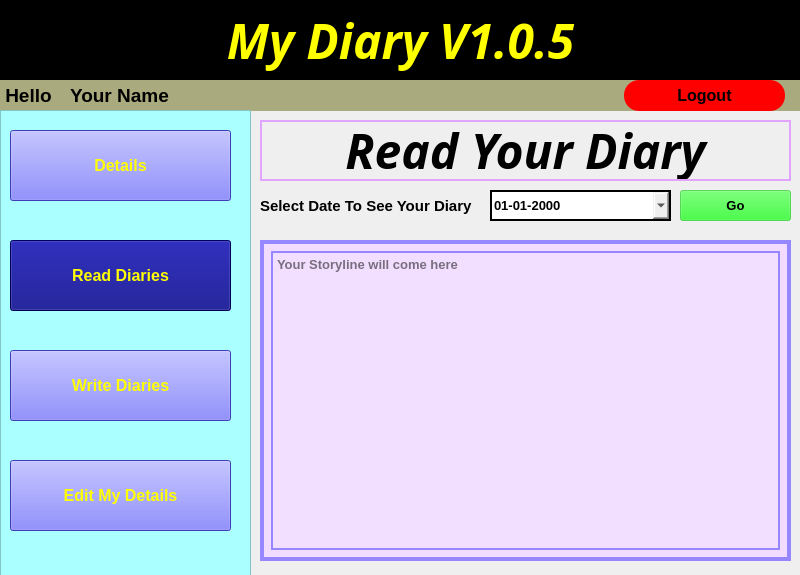
<?xml version="1.0" encoding="UTF-8"?>
<ui version="4.0">
 <class>MainWindow</class>
 <widget class="QMainWindow" name="MainWindow">
  <property name="geometry">
   <rect>
    <x>0</x>
    <y>0</y>
    <width>800</width>
    <height>575</height>
   </rect>
  </property>
  <property name="minimumSize">
   <size>
    <width>800</width>
    <height>575</height>
   </size>
  </property>
  <property name="maximumSize">
   <size>
    <width>800</width>
    <height>575</height>
   </size>
  </property>
  <property name="windowTitle">
   <string>MainWindow</string>
  </property>
  <widget class="QWidget" name="centralwidget">
   <widget class="QLabel" name="label">
    <property name="geometry">
     <rect>
      <x>0</x>
      <y>0</y>
      <width>801</width>
      <height>81</height>
     </rect>
    </property>
    <property name="font">
     <font>
      <family>Segoe UI Semibold</family>
      <pointsize>36</pointsize>
      <weight>75</weight>
      <italic>true</italic>
      <bold>true</bold>
     </font>
    </property>
    <property name="styleSheet">
     <string notr="true">color: rgb(255, 255, 0);
background-color: rgb(0, 0, 0);</string>
    </property>
    <property name="text">
     <string>My Diary V1.0.5</string>
    </property>
    <property name="alignment">
     <set>Qt::AlignCenter</set>
    </property>
   </widget>
   <widget class="QLabel" name="label_2">
    <property name="geometry">
     <rect>
      <x>0</x>
      <y>80</y>
      <width>801</width>
      <height>31</height>
     </rect>
    </property>
    <property name="font">
     <font>
      <pointsize>14</pointsize>
      <weight>75</weight>
      <bold>true</bold>
     </font>
    </property>
    <property name="styleSheet">
     <string notr="true">background-color: rgb(170, 170, 127);</string>
    </property>
    <property name="text">
     <string> Hello</string>
    </property>
   </widget>
   <widget class="QLabel" name="label_3">
    <property name="geometry">
     <rect>
      <x>70</x>
      <y>80</y>
      <width>541</width>
      <height>31</height>
     </rect>
    </property>
    <property name="font">
     <font>
      <pointsize>14</pointsize>
      <weight>75</weight>
      <bold>true</bold>
     </font>
    </property>
    <property name="text">
     <string>Your Name</string>
    </property>
   </widget>
   <widget class="QPushButton" name="pushButton">
    <property name="geometry">
     <rect>
      <x>624</x>
      <y>80</y>
      <width>161</width>
      <height>31</height>
     </rect>
    </property>
    <property name="font">
     <font>
      <pointsize>12</pointsize>
      <weight>75</weight>
      <bold>true</bold>
     </font>
    </property>
    <property name="styleSheet">
     <string notr="true">background-color: rgb(255, 0, 0);
border-radius: 15px;</string>
    </property>
    <property name="text">
     <string>Logout</string>
    </property>
   </widget>
   <widget class="QFrame" name="frame">
    <property name="geometry">
     <rect>
      <x>0</x>
      <y>110</y>
      <width>251</width>
      <height>491</height>
     </rect>
    </property>
    <property name="styleSheet">
     <string notr="true">background-color: rgb(170, 255, 255);</string>
    </property>
    <property name="frameShape">
     <enum>QFrame::StyledPanel</enum>
    </property>
    <property name="frameShadow">
     <enum>QFrame::Raised</enum>
    </property>
    <widget class="QPushButton" name="pushButton_2">
     <property name="geometry">
      <rect>
       <x>10</x>
       <y>20</y>
       <width>221</width>
       <height>71</height>
      </rect>
     </property>
     <property name="font">
      <font>
       <pointsize>12</pointsize>
       <weight>75</weight>
       <bold>true</bold>
      </font>
     </property>
     <property name="styleSheet">
      <string notr="true">background-color: rgb(85, 85, 255);
color: rgb(255, 255, 0);</string>
     </property>
     <property name="text">
      <string>Details</string>
     </property>
    </widget>
    <widget class="QPushButton" name="pushButton_3">
     <property name="geometry">
      <rect>
       <x>10</x>
       <y>130</y>
       <width>221</width>
       <height>71</height>
      </rect>
     </property>
     <property name="font">
      <font>
       <pointsize>12</pointsize>
       <weight>75</weight>
       <bold>true</bold>
      </font>
     </property>
     <property name="styleSheet">
      <string notr="true">background-color: rgb(0, 0, 127);
color: rgb(255, 255, 0);</string>
     </property>
     <property name="text">
      <string>Read Diaries</string>
     </property>
    </widget>
    <widget class="QPushButton" name="pushButton_4">
     <property name="geometry">
      <rect>
       <x>10</x>
       <y>240</y>
       <width>221</width>
       <height>71</height>
      </rect>
     </property>
     <property name="font">
      <font>
       <pointsize>12</pointsize>
       <weight>75</weight>
       <bold>true</bold>
      </font>
     </property>
     <property name="styleSheet">
      <string notr="true">background-color: rgb(85, 85, 255);
color: rgb(255, 255, 0);</string>
     </property>
     <property name="text">
      <string>Write Diaries</string>
     </property>
    </widget>
    <widget class="QPushButton" name="pushButton_5">
     <property name="geometry">
      <rect>
       <x>10</x>
       <y>350</y>
       <width>221</width>
       <height>71</height>
      </rect>
     </property>
     <property name="font">
      <font>
       <pointsize>12</pointsize>
       <weight>75</weight>
       <bold>true</bold>
      </font>
     </property>
     <property name="styleSheet">
      <string notr="true">background-color: rgb(85, 85, 255);
color: rgb(255, 255, 0);</string>
     </property>
     <property name="text">
      <string>Edit My Details</string>
     </property>
    </widget>
   </widget>
   <widget class="QDateEdit" name="dateEdit">
    <property name="geometry">
     <rect>
      <x>490</x>
      <y>190</y>
      <width>181</width>
      <height>31</height>
     </rect>
    </property>
    <property name="font">
     <font>
      <pointsize>10</pointsize>
      <weight>75</weight>
      <bold>true</bold>
     </font>
    </property>
    <property name="styleSheet">
     <string notr="true">border: 2px solid;</string>
    </property>
    <property name="displayFormat">
     <string>dd-MM-yyyy</string>
    </property>
    <property name="calendarPopup">
     <bool>true</bool>
    </property>
   </widget>
   <widget class="QLabel" name="label_4">
    <property name="geometry">
     <rect>
      <x>260</x>
      <y>120</y>
      <width>531</width>
      <height>61</height>
     </rect>
    </property>
    <property name="font">
     <font>
      <family>Script</family>
      <pointsize>36</pointsize>
      <weight>75</weight>
      <italic>true</italic>
      <bold>true</bold>
     </font>
    </property>
    <property name="styleSheet">
     <string notr="true">border: 2px solid;
border-color: rgb(225, 164, 255);</string>
    </property>
    <property name="text">
     <string>Read Your Diary</string>
    </property>
    <property name="alignment">
     <set>Qt::AlignCenter</set>
    </property>
   </widget>
   <widget class="QLabel" name="label_5">
    <property name="geometry">
     <rect>
      <x>260</x>
      <y>190</y>
      <width>231</width>
      <height>31</height>
     </rect>
    </property>
    <property name="font">
     <font>
      <pointsize>11</pointsize>
      <weight>75</weight>
      <bold>true</bold>
     </font>
    </property>
    <property name="text">
     <string>Select Date To See Your Diary</string>
    </property>
   </widget>
   <widget class="QPushButton" name="pushButton_6">
    <property name="geometry">
     <rect>
      <x>680</x>
      <y>190</y>
      <width>111</width>
      <height>31</height>
     </rect>
    </property>
    <property name="font">
     <font>
      <pointsize>10</pointsize>
      <weight>75</weight>
      <bold>true</bold>
     </font>
    </property>
    <property name="styleSheet">
     <string notr="true">background-color: rgba(0, 255, 0,0.5);</string>
    </property>
    <property name="text">
     <string>Go</string>
    </property>
   </widget>
   <widget class="QScrollArea" name="scrollArea">
    <property name="geometry">
     <rect>
      <x>260</x>
      <y>240</y>
      <width>531</width>
      <height>321</height>
     </rect>
    </property>
    <property name="font">
     <font>
      <pointsize>10</pointsize>
      <weight>75</weight>
      <bold>true</bold>
     </font>
    </property>
    <property name="styleSheet">
     <string notr="true">background-color: rgb(241, 220, 255);
border: 2px solid;
border-color: rgb(150, 134, 255);</string>
    </property>
    <property name="widgetResizable">
     <bool>true</bool>
    </property>
    <property name="alignment">
     <set>Qt::AlignJustify|Qt::AlignVCenter</set>
    </property>
    <widget class="QWidget" name="scrollAreaWidgetContents">
     <property name="geometry">
      <rect>
       <x>0</x>
       <y>0</y>
       <width>527</width>
       <height>317</height>
      </rect>
     </property>
     <layout class="QVBoxLayout" name="verticalLayout">
      <item>
       <widget class="QTextBrowser" name="textBrowser">
        <property name="font">
         <font>
          <pointsize>10</pointsize>
          <weight>75</weight>
          <bold>true</bold>
         </font>
        </property>
        <property name="styleSheet">
         <string notr="true">background-color: rgba(255, 255, 255,0.05);</string>
        </property>
        <property name="html">
         <string>&lt;!DOCTYPE HTML PUBLIC &quot;-//W3C//DTD HTML 4.0//EN&quot; &quot;http://www.w3.org/TR/REC-html40/strict.dtd&quot;&gt;
&lt;html&gt;&lt;head&gt;&lt;meta name=&quot;qrichtext&quot; content=&quot;1&quot; /&gt;&lt;style type=&quot;text/css&quot;&gt;
p, li { white-space: pre-wrap; }
&lt;/style&gt;&lt;/head&gt;&lt;body style=&quot; font-family:'MS Shell Dlg 2'; font-size:10pt; font-weight:600; font-style:normal;&quot;&gt;
&lt;p align=&quot;justify&quot; style=&quot;-qt-paragraph-type:empty; margin-top:0px; margin-bottom:0px; margin-left:0px; margin-right:0px; -qt-block-indent:0; text-indent:0px;&quot;&gt;&lt;br /&gt;&lt;/p&gt;&lt;/body&gt;&lt;/html&gt;</string>
        </property>
        <property name="placeholderText">
         <string>Your Storyline will come here</string>
        </property>
       </widget>
      </item>
     </layout>
    </widget>
   </widget>
  </widget>
 </widget>
 <resources/>
 <connections/>
</ui>
